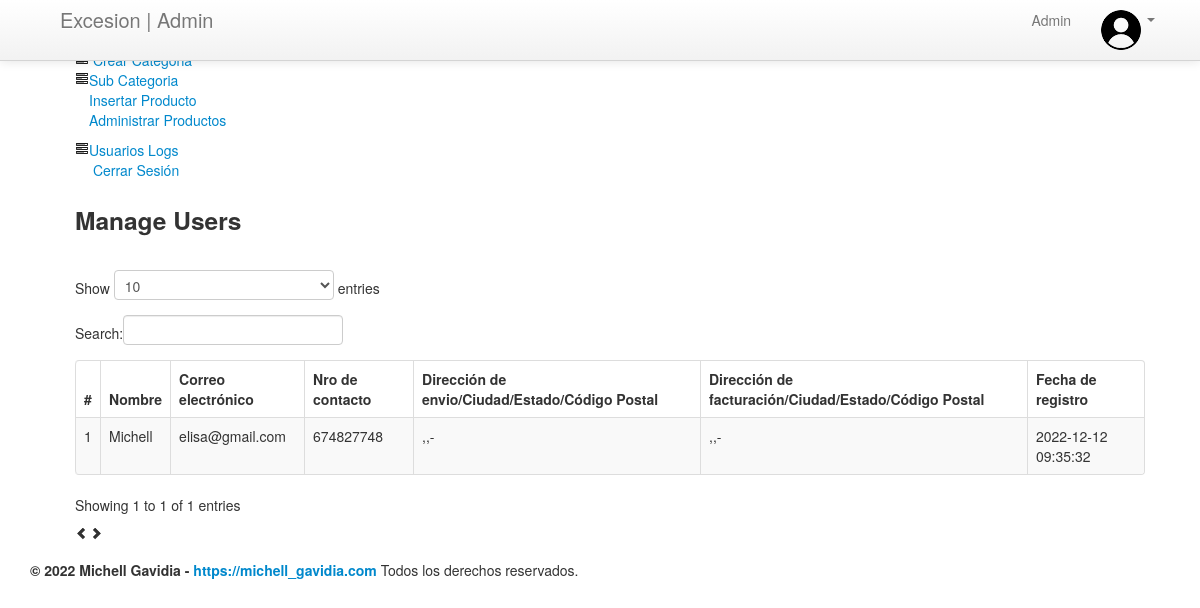
The page /admin/manage-users.php (signed in) on the database its author committed.
### tables this page shows
CREATE TABLE `users` (
  `id` int(11) NOT NULL,
  `name` varchar(255) DEFAULT NULL,
  `email` varchar(255) DEFAULT NULL,
  `contactno` bigint(11) DEFAULT NULL,
  `password` varchar(255) DEFAULT NULL,
  `shippingAddress` longtext DEFAULT NULL,
  `shippingState` varchar(255) DEFAULT NULL,
  `shippingCity` varchar(255) DEFAULT NULL,
  `shippingPincode` int(11) DEFAULT NULL,
  `billingAddress` longtext DEFAULT NULL,
  `billingState` varchar(255) DEFAULT NULL,
  `billingCity` varchar(255) DEFAULT NULL,
  `billingPincode` int(11) DEFAULT NULL,
  `regDate` timestamp NOT NULL DEFAULT current_timestamp(),
  `updationDate` varchar(255) DEFAULT NULL
);

### admin/manage-users.php (the view, shortened to what this page needs)
<?php
include('include/config.php');
if(strlen($_SESSION['alogin'])==0)
	{
header('location:index.php');
}
else{
?>
<!DOCTYPE html>
<html lang="es">
<head>
	<link type="text/css" href="bootstrap/css/bootstrap.min.css" rel="stylesheet">
	<link type="text/css" href="bootstrap/css/bootstrap-responsive.min.css" rel="stylesheet">
</head>
<body>
<?php include('include/header.php');?>
	<div class="wrapper">
		<div class="container">
			<div class="row">
<?php include('include/sidebar.php');?>
			<div class="span11">
					<div class="content">
	<div class="module">
							<div class="module-head">
								<h3>Manage Users</h3>
							</div>
							<div class="module-body table">
									<br />
								<table cellpadding="0" cellspacing="0" border="0" class="datatable-1 table table-bordered table-striped	 display" width="100%">
									<thead>
										<tr>
											<th>#</th>
											<th> Nombre</th>
											<th>Correo electrónico </th>
											<th>Nro de contacto</th>
											<th>Dirección de envio/Ciudad/Estado/Código Postal </th>
											<th>Dirección de facturación/Ciudad/Estado/Código Postal </th>
											<th>Fecha de registro</th>
										</tr>
									</thead>
									<tbody>
<?php $query=mysqli_query($con,"select * from users");
$cnt=1;
while($row=mysqli_fetch_array($query))
{
?>
										<tr>
											<td><?php echo htmlentities($cnt);?></td>
											<td><?php echo htmlentities($row['name']);?></td>
											<td><?php echo htmlentities($row['email']);?></td>
											<td> <?php echo htmlentities($row['contactno']);?></td>
											<td><?php echo htmlentities($row['shippingAddress'].",".$row['shippingCity'].",".$row['shippingState']."-".$row['shippingPincode']);?></td>
											<td><?php echo htmlentities($row['billingAddress'].",".$row['billingCity'].",".$row['billingState']."-".$row['billingPincode']);?></td>
											<td><?php echo htmlentities($row['regDate']);?></td>
										<?php $cnt=$cnt+1; } ?>
								</table>
							</div>
						</div>
					</div>
				</div>
			</div>
		</div>
	</div>
<?php include('include/footer.php');?>
</body>
<?php } ?>

### rows shown on the page
users: name "Michell", email "elisa@gmail.com", contactno "674827748", shippingAddress+shippingCity+shippingState ",,-", billingAddress+billingCity+billingState ",,-", regDate "2022-12-12 09:35:32"
